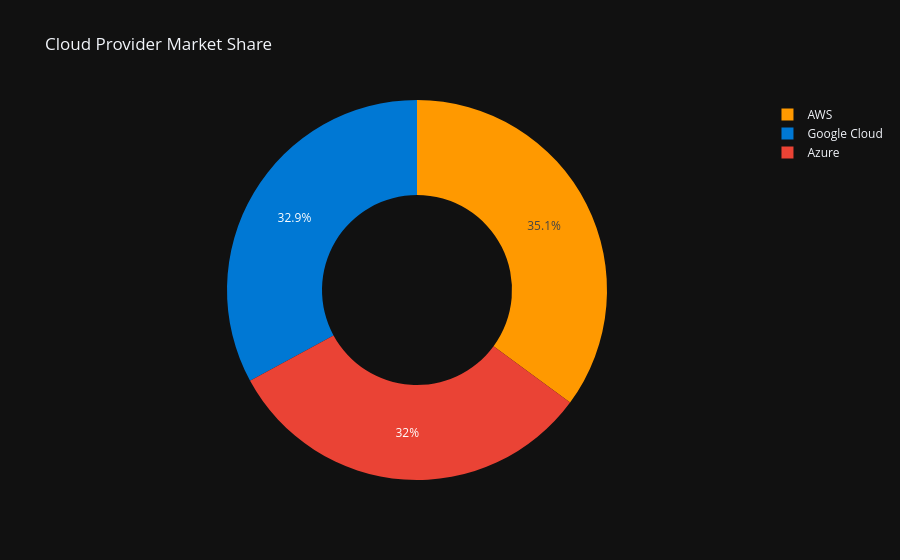

Notebook code for this chart:
### Code cell
vendor_share = df.groupby('Vendor Name')['Monthly Cost'].sum().reset_index()
fig4 = px.pie(vendor_share, values='Monthly Cost', names='Vendor Name', hole=0.5,
              title='Cloud Provider Market Share', color_discrete_sequence=['#ff9900', '#0078d4', '#ea4335'])
fig4.update_layout(template='plotly_dark')
fig4.show()

### Figure 1 — Plotly figure (JSON) as saved in the notebook; plotly's stock layout.template omitted (floating-point values rounded to 4 significant figures)
{"data": [{"domain": {"x": [0, 1], "y": [0, 1]}, "hole": 0.5, "hovertemplate": "Vendor Name=%{label}<br>Monthly Cost=%{value}<extra></extra>", "labels": ["AWS", "Azure", "Google Cloud"], "legendgroup": "", "name": "", "showlegend": true, "type": "pie", "values": [37960.0, 34600.0, 35620.0]}], "layout": {"legend": {"tracegroupgap": 0}, "piecolorway": ["#ff9900", "#0078d4", "#ea4335"], "title": {"text": "Cloud Provider Market Share"}}}
